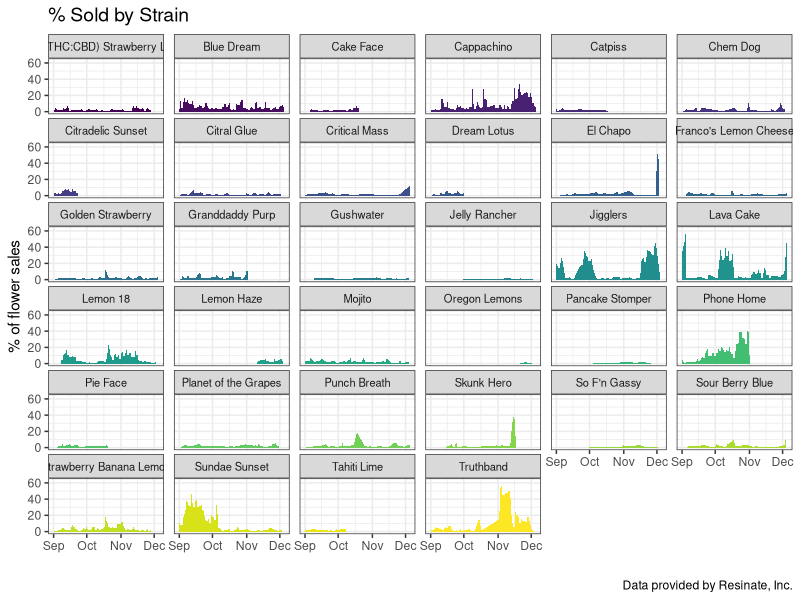
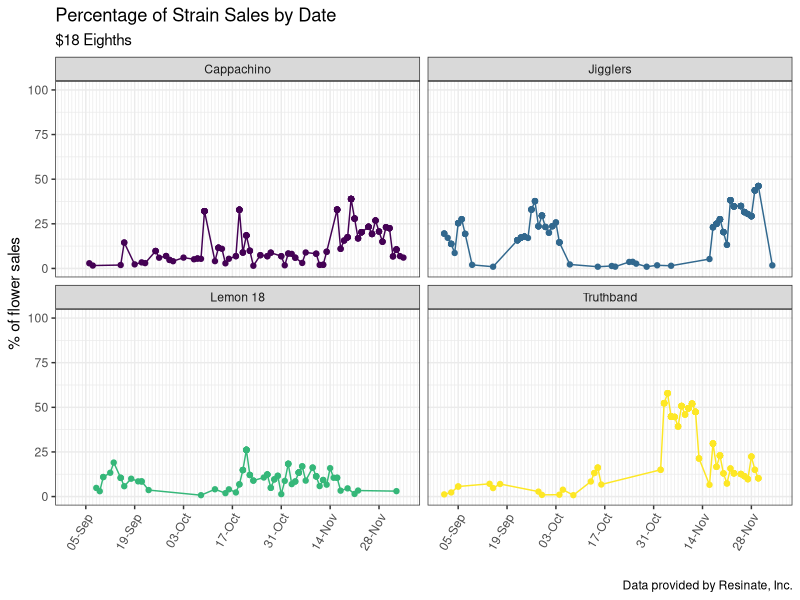
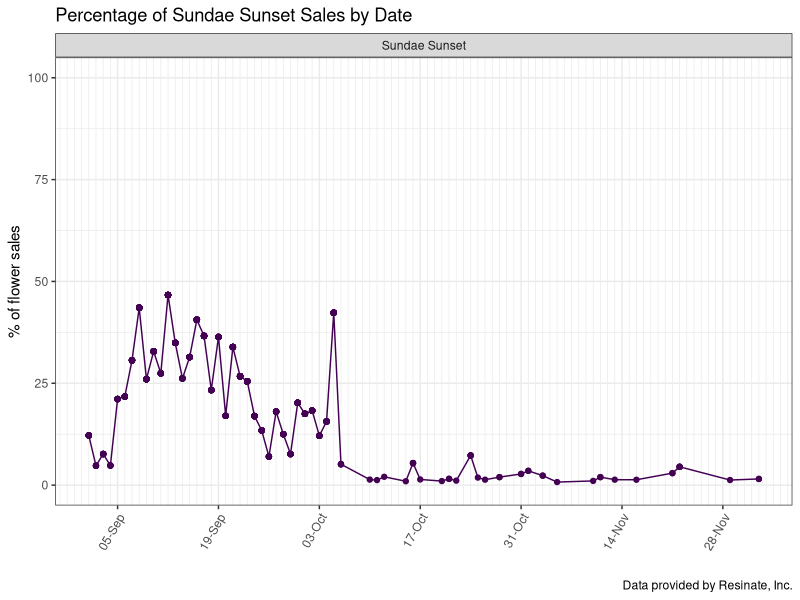

R code for these plots, in order:
## ---- chunk 1
#| label: setup
#| warning: false

library(tidyverse)
library(dplyr)
library(readr)
library(readxl)
library(lubridate)
library(viridis)

knitr::opts_chunk$set(echo = TRUE)
## ---- chunk 2
#| label: read in
#| warning: false

#September transactions read in
transactions_sept_orig <- read_excel("_data/Inventory Transactions Sept_2022.xlsx",
    skip = 5,
    col_names = c("pos_id","product","delete","patient_name","transaction_date","qty_sold","daily_allottment_oz","weight_grams","cost","price","owner_name","owner_location","vendor","sold_by","receipt_no","delete","delete","delete","delete","delete"))%>%
  filter(sold_by != "Michaela Bowen")%>%
  select(!contains("delete"))



#October transactions read in
transactions_oct_orig <- read_excel("_data/Inventory Transactions Oct_2022.xlsx",
    skip = 5,
    col_names = c("pos_id","product","delete","patient_name","transaction_date","qty_sold","daily_allottment_oz","weight_grams","cost","price","owner_name","owner_location","vendor","sold_by","receipt_no","delete","delete","delete","delete","delete"))%>%
  filter(sold_by != "Michaela Bowen")%>%
  select(!contains("delete"))


#November transactions read in
transactions_nov_orig <- read_excel("_data/Inventory Transactions Nov_Current_2022.xlsx",
    skip = 5,
    col_names = c("pos_id","product","delete","patient_name","transaction_date","qty_sold","daily_allottment_oz","weight_grams","cost","price","owner_name","owner_location","vendor","sold_by","receipt_no","delete","delete","delete","delete","delete"))%>%
  filter(sold_by != "Michaela Bowen")%>%
  select(!contains("delete"))



#joint all three dataframes of transactions, also uniting common columns
transactions_fall <- full_join(transactions_sept_orig,transactions_oct_orig, by = 'transaction_date')%>%
  full_join(.,transactions_nov_orig)%>%
  unite("product", c(product, product.x, product.y), na.rm = TRUE)%>%
  unite("pos_id", c(pos_id, pos_id.x, pos_id.y), na.rm = TRUE)%>%
  unite("patient_name", c(patient_name, patient_name.x, patient_name.y), na.rm = TRUE)%>%
  unite("qty_sold", c(qty_sold, qty_sold.x, qty_sold.y), na.rm = TRUE)%>%
  unite("daily_allottment_oz", c(daily_allottment_oz, daily_allottment_oz.x, daily_allottment_oz.y), na.rm = TRUE)%>%
  unite("weight_grams", c(weight_grams, weight_grams.x, weight_grams.y), na.rm = TRUE)%>%
  unite("cost", c(cost, cost.x, cost.y), na.rm = TRUE)%>%
  unite("price", c(price, price.x, price.y), na.rm = TRUE)%>%
  unite("owner_name", c(owner_name, owner_name.x, owner_name.y), na.rm = TRUE)%>%
  unite("owner_location", c(owner_location, owner_location.x, owner_location.y), na.rm = TRUE)%>%
  unite("vendor", c(vendor, vendor.x, vendor.y), na.rm = TRUE)%>%
  unite("sold_by", c(sold_by, sold_by.x, sold_by.y), na.rm = TRUE)%>%
  unite("receipt_no", c(receipt_no, receipt_no.x, receipt_no.y), na.rm = TRUE)
  

  
#mutating necessary columns
transactions_fall <- transactions_fall%>%
#creating date, day, hour, minute, second, columns 
  mutate(
    date = as.Date(transaction_date),
    day = day(transaction_date),
    hour = hour(transaction_date),
    minute = minute(transaction_date),
    second = second(transaction_date))%>%
  mutate(
    format_date = format(date, "%m/%d/%Y"),
    format_hour = paste(hour, minute, second, sep = ":")
  )%>%
#pulling the category abbreviation to determine category and create a category column 
  mutate(
    category = substr(product,1,3),
  )%>%
#changing the abbreviations into full category names
  mutate(
    category_names = case_when(
      category == "FLO" | category == "Flo" ~ "Flower",
      category == "PRJ" & weight_grams == 0.5 ~ "Joint 0.5g",
      category == "PRJ" & weight_grams == 1 ~ "Joint 1g",
      category == "PRJ" & weight_grams == 2.5 ~ "Joint 0.5g 5pk",
      category == "PRJ" ~ "Other Joint",
      category == "EDI" ~ "Edible",
      category == "CON" | category == "Con" | category == "MIP" ~ "Concentrate",
      category == "VAP" | category == "Vap" ~ "Vaporizer",
      category == "ACC" | category == "Pax" | category == "PAX" | category == "Hig" | category == "Bov" ~ "Accessories",
      category == "CLO" | category == "Res" ~ "Clothing",
      category == "HTC" ~ "ignore",
      category == "SAM" ~ "ignore",
      category == "TOP" ~ "Topical",
      category == "REW" ~ "ignore")
  )%>%
#created a logical variable to determine if flower was in house, or 3rd party
  mutate(
    house_product = case_when(
      vendor == "Resinate, Inc." ~ TRUE,
      vendor != "Resinate, Inc." ~ FALSE
    )
)


## ---- chunk 3
#| label: flower_transactions
#| warning: false


#create flower transactions only dataframe 

transactions_flower <- transactions_fall%>%
  filter(category == "FLO")%>%

  #create strain variable  
  
  mutate(
    weight_grams = as.double(weight_grams),
    strain = case_when(
      grepl("Flower", product) & (weight_grams == 1 | weight_grams == 14) ~ (str_extract(product,"(?<=Flower ).+(?= 1)" )),
      grepl("Flower", product) & (weight_grams == 3.5)~ (str_extract(product,"(?<=Flower ).+(?= 3.)" )),
      grepl("Material", product) & (weight_grams == 7)~ (str_extract(product,"(?<=Material ).+(?= 7)" )),
      grepl("Shake", product) & (weight_grams == 7) ~ (str_extract(product,"(?<=Shake ).+(?= 7)" )),
      grepl("Shake", product) & (weight_grams == 1 | weight_grams == 14) ~ (str_extract(product,"(?<=Shake ).+(?= 1)" )),
      grepl("Popcorn", product) ~ (str_extract(product,"(?<=Popcorn ).+(?= 3.)" )),
      grepl("Collective", product) ~ (str_extract(product,"(?<=Collective ).+(?= 3.)" ))
      )
    )%>%
  
  #create total  product sold by strain and date
  
    group_by(strain,date)%>%
    mutate(sold_by_strain = sum(as.double(qty_sold)),
  )%>%
  
  #create total product sold by date

  group_by(date)%>%
    mutate(sold_by_date = sum(as.double(qty_sold)),
  )%>%
  
  mutate(percent_sold = 100*(sold_by_strain/sold_by_date),
        )

## ---- chunk 4
#| label: main visualization 
#| warning: false



percent_strain_day <- transactions_flower%>%
  filter(house_product == TRUE)%>%
  arrange(date, -percent_sold)%>%
  distinct(strain, .keep_all = TRUE)%>%
  ggplot(aes(x = date, y = percent_sold, group = strain, fill = strain)) +
  geom_area() +
  scale_fill_viridis(discrete = TRUE) +
  labs(
    title =  "% Sold by Strain",
    caption = "Data provided by Resinate, Inc."
    )+
  xlab(" ") +
  ylab("% of flower sales") +
  theme_bw() +
  theme(
      legend.position="none",
      panel.spacing = unit(0.2, "lines"),
      panel.spacing.x = unit(.5, "lines"),
      strip.text.x = element_text(size = 8),
      plot.title = element_text(size=14)
    ) +
  scale_x_date(
    date_breaks = "1 month",
    date_labels = "%b"
  ) +
  facet_wrap(~strain)

percent_strain_day
## ---- chunk 5
#| label: individual strain graphs
#| warning: false

best_promo <- transactions_flower%>%
  filter(strain == c("Lemon 18", "Truthband", "Cappachino", "Jigglers"))%>%
  ggplot(aes(x = date, y = percent_sold, group = strain, color = strain)) +
  geom_point(size = 1.5) +
  geom_line() +
  scale_x_date(
    date_labels  = "%d-%b",
    date_breaks = "2 weeks",
    date_minor_breaks = "days"
  ) +
  scale_color_manual(values = c("#440154FF", "#31688EFF", "#35B779FF", "#FDE725FF")) +
  labs(
        title =  "Percentage of Strain Sales by Date",
        subtitle = "$18 Eighths",
       caption = "Data provided by Resinate, Inc.")+
  xlab(" ") +
  ylab("% of flower sales") +
  ylim(0,100) +
  theme_bw() +
  theme(
    legend.position = "none",
    axis.text.x = element_text(angle = 60, hjust = 1)
    ) +
  facet_wrap(~strain)

best_promo

## ---- chunk 6

sundae_sunset_transactions <- transactions_flower%>%
  filter(strain == "Sundae Sunset")%>%
  ggplot(aes(x = date, y = percent_sold, group = strain, color = strain)) +
  geom_point(size = 1.5) +
  geom_line() +
  scale_x_date(
    date_labels  = "%d-%b",
    date_breaks = "2 weeks",
    date_minor_breaks = "days"
  ) +
  scale_color_manual(values = "#440154FF") +
  labs(
        title =  "Percentage of Sundae Sunset Sales by Date",
       caption = "Data provided by Resinate, Inc.")+
  xlab(" ") +
  ylab("% of flower sales") +
  ylim(0,100) +
  theme_bw() +
  theme(
    legend.position = "none",
    axis.text.x = element_text(angle = 60, hjust = 1)
    ) +
  facet_wrap(~strain)

sundae_sunset_transactions
